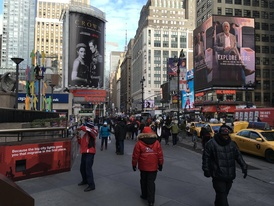
#> input picture 5502/lab_06 Image classifier/images2/test1.jpg, 274 x 206 px, shrunk from 1000 x 750 before the run; its folder holds 7 pictures in this run
$ jupyter execute --allow-errors image_classifier.ipynb   (shell and % lines are left out)
#> lines starting #> are read from the running program, lines starting #| are printed output that depends on the picture
[cell 1]
import matplotlib.pyplot as plt
import matplotlib.image as mpimg
import numpy as np
import plotly.graph_objects as go
import plotly.express as px
import os
from datascience import *
import re
from sklearn.neighbors import KNeighborsClassifier
from sklearn.metrics import classification_report, accuracy_score, confusion_matrix

#> (a cell that did not finish here is left out)

#> (a cell that did not finish here is left out)

### 1. Create list of image names

and list of picture class

[cell 4]
#picture list for pictures process for loop
pic_list = [i for i in os.listdir('./images2') if '.jpg' in i]
#> pic_list = ['city2.jpg', 'city3.jpg', 'city4.jpg', 'city5.jpg', 'test1.jpg', 'test2.jpg', 'test3.jpg']

#class list for pictures table
class_list = []
for i in pic_list:
    text = i.split('.')[0]
    class_list.append(re.sub(r'\d+', '', text))
#> this loop made 7 passes
#> after the loop, class_list = ['city', 'city', 'city', 'city', 'test', 'test', 'test']

2. Create the scatter plot in the first page
Create a scatter plot using the farm/city/desert image data set where each point represents an image, the x axis is the percent green in the image, and the y axis represents the percent blue. The plot should be titled with x and y axis labels, a different color for each of the 3 image classes, and a legend showing which class corresponds to which color. Note: this is with 24 images total, so you will likely want to find some way to automate the process of getting this data for the scatterplot. You can use a for loop to do this. Get the image file name by reading it from the image_files list from step 1. Then perform image processing to get the percent of blue and the percent of green.

#> (a cell that did not finish here is left out)

#> (a cell that did not finish here is left out)

3. Now create an array of strings called training_target with the category of each.

[cell 7]
training_target = [i for i in class_list if i != 'test']
#> training_target = ['city', 'city', 'city', 'city']
training_target = np.array(training_target)
training_target

4. Create an empty array of zeros called training_data that will eventually store the percent green and percent blue values.
You will be filling this soon. Given the needs of your data set (24 samples and 2 columns), it should have 24 rows and 2 columns

[cell 8]
training_data = np.zeros((24,2))
training_data

5. Now fill the training_data array with the proper values for each image, and observe the values in the array after it is finished.
You already have the percent of blue and the percent of green for all images from step 2. Make sure to put those two values in the proper place in the training_data array.

#> (a cell that did not finish here is left out)

#> (a cell that did not finish here is left out)

[cell 11]
training_data

6. Create your classifier.
This can often be done in one line. In this case, we suggest using the k-Nearest Neighbors classifier as shown in the tutorial (use k=1), but you can try others if you are interested.

[cell 12]
#k-NN classifier for k=1
k1 = KNeighborsClassifier(n_neighbors=1, weights='distance')

7. Train your classifier.
Again, this is often only one line of code where you provide the training data and the training target to the classifier you just created to the classifier’s ‘fit’ or ‘training’ function. For such a small data set, this will be fast, but for larger data sets sometimes this is time consuming.
Now you have a trained classifier... great! Now we’ll set up the application for it.

#> (a cell that did not finish here is left out)

8. Now create an empty test_data array and fill it with the proper values for each test image, and observe the filled array and consider if it matches your expectations based on your observations of the images.
test_data should start with zeros and be 3 rows (for three test images) and 2 columns (for % green then % blue for each image). Loop through the three test images to fill in the values of the array.

[cell 14]
test_data = np.zeros((3,2))
test_data

#> (a cell that did not finish here is left out)

[cell 16]
test_data

9. Predict the class of the test images.
Now predict the classes given the test_data array. This should only take one line of code if the test_data array is prepared.

#> (a cell that did not finish here is left out)

10. Print the prediction from the test images and compare with the actual images shown below. Make this comparison clear in the output of your code (e.g. prepend with ‘predicted:’ and ‘actual:’). Try to explain any errors if you note any.

[cell 18]
pic = mpimg.imread('./images2/test1.jpg')
#> pic is the input picture: shape (206, 274, 3); mean R, G, B 94.8, 89.6, 89.5

imgplot = plt.imshow(pic)
plt.show()


print("Actual: above picture (city)")
#> (the rest of this cell did not finish here and is left out)

[cell 19]
pic = mpimg.imread('./images2/test2.jpg')
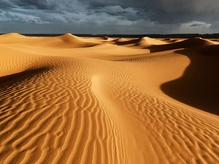
#> input picture 5502/lab_06 Image classifier/images2/test2.jpg, 219 x 164 px, shrunk from 800 x 600 before the run
#> pic is the input picture: shape (164, 219, 3); mean R, G, B 153.6, 105.5, 56.9

imgplot = plt.imshow(pic)
plt.show()


print("Actual: above picture (desert)")
#> (the rest of this cell did not finish here and is left out)

[cell 20]
pic = mpimg.imread('./images2/test3.jpg')
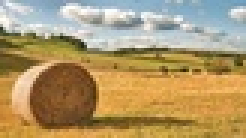
#> input picture 5502/lab_06 Image classifier/images2/test3.jpg, 82 x 46 px, shrunk from 300 x 168 before the run (shown 3 times larger)
#> pic is the input picture: shape (46, 82, 3); mean R, G, B 175.7, 152.1, 106.9

imgplot = plt.imshow(pic)
plt.show()


print("Actual: above picture (farm)")
#> (the rest of this cell did not finish here and is left out)
